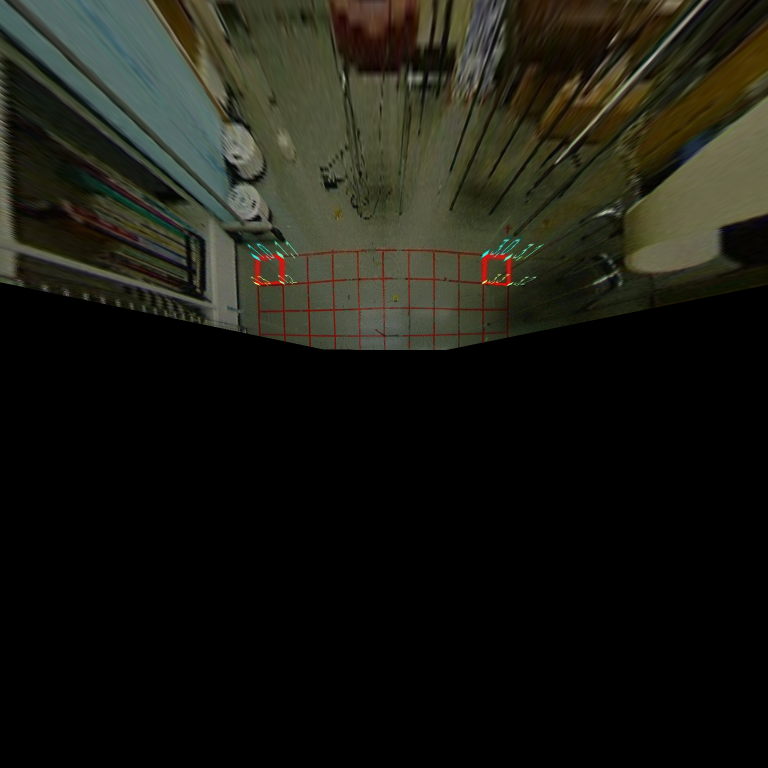
//> input picture CmnIP/data/LightCondition4/01.png, 1536 x 1536 px (shown at 1/2 size)
$ ./sample_histogram_equalizeimage   (built with g++ and OpenCV 4)
//> lines starting //> are read from the running program, lines starting //| are printed output that depends on the picture
// [22 lines of licence text are left out]

#include <iostream>
#include <string>

#include <opencv2/core/core.hpp>
#include <opencv2/imgproc/imgproc.hpp>
#include <opencv2/highgui/highgui.hpp>

#include "histogram/inc/histogram/histogram_headers.hpp"

namespace
{

/** @brief It creates a matrix with probability values in a float container
*/
void create_float_mask()
{
	cv::Mat m(512, 512, CV_32F, cv::Scalar::all(0));
	float min_angle = CV_PI / 4, max_angle = CV_PI / 2, bin_angle = 0.1;
	float min_radius = 0, max_radius = 400, bin_radius = 0.1;
	for (float v = min_radius; v <= max_radius; v += bin_radius)
	{
		for (float a = min_angle; a <= max_angle; a += bin_angle)
		{
			float x = (std::cos)(a)* v + 256;
			float y = (std::sin)(a)* v + 256;
			float prob = (a - min_angle) / (max_angle - min_angle);
			if (y >= 0 && x >= 0 && x < m.cols && y < m.rows) {
				m.at<float>(y, x) = 1 - prob;
			}
		}
	}
	min_angle = 0;
	max_angle = CV_PI / 4;
	for (float v = min_radius; v <= max_radius; v += bin_radius)
	{
		for (float a = min_angle; a <= max_angle; a += bin_angle)
		{
			float x = (std::cos)(a)* v + 256;
			float y = (std::sin)(a)* v + 256;
			float prob = (a - min_angle) / (max_angle - min_angle);
			if (y >= 0 && x >= 0 && x < m.cols && y < m.rows) {
				m.at<float>(y, x) = prob;
			}
		}
	}
	cv::Mat t;
	cv::resize(m, t, cv::Size(1024, 1024));
	cv::imshow("m", m);
	m.convertTo(t, CV_8U, 256);
	cv::imshow("t", t);
	cv::imwrite("t.png", t);
	cv::waitKey();
}


//-----------------------------------------------------------------------------
// [23 lines left out: function combine, not called in this run]


// Test the  light condition equalization with probability mask
void blending_and_probabiliy_mask()
{
	std::string path = "../../data";
	std::string folder = "/LightCondition4";

	//cv::Mat ref = cv::imread(path + folder + "/1.jpg");
	cv::Mat ref = cv::imread(path + folder + "/01.png");
//> ref is the input picture: 1536 rows x 1536 cols, CV_8UC3; mean B, G, R 18.3, 25.7, 25.5
	if (ref.empty()) return;
	char buf[1024];
	sprintf(buf, "/02");
	cv::Mat src = cv::imread(path + folder + buf + ".png");
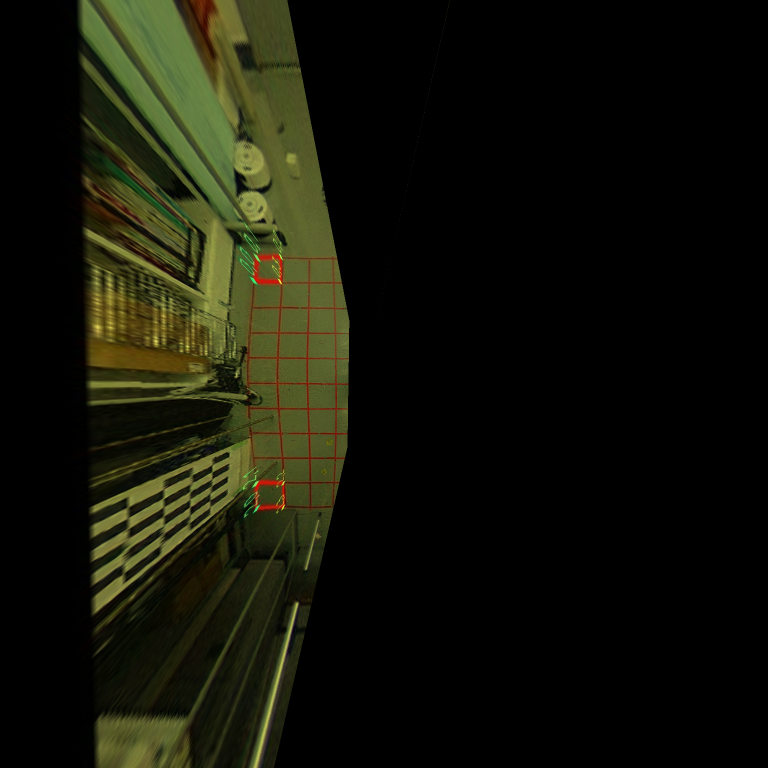
//> input picture CmnIP/data/LightCondition4/02.png, 1536 x 1536 px (shown at 1/2 size)
//> src is the input picture: 1536 rows x 1536 cols, CV_8UC3; mean B, G, R 8.8, 20.1, 19.4
	//cv::Mat src = cv::imread("red.png");
	if (src.empty()) return;

	// Make the source red
	for (int y = 0; y < src.rows; ++y)
	{
		for (int x = 0; x < src.cols; ++x)
		{
			for (int c = 0; c < 2; ++c)
			{
				src.at<cv::Vec3b>(y, x)[c] = 0;
			}
		}
	}
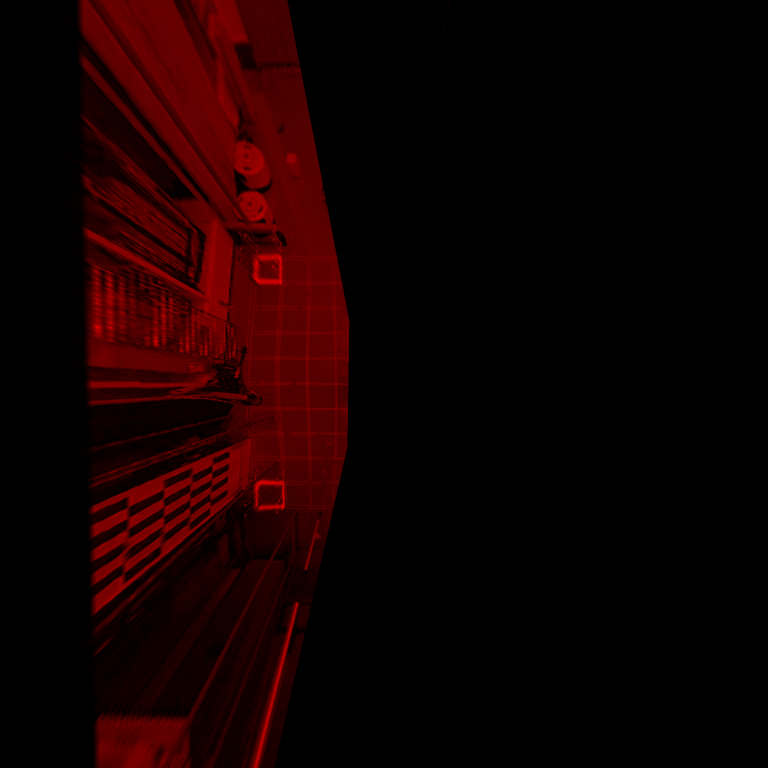
//> src: 1536 rows x 1536 cols, CV_8UC3 (shown at 1/2 size); mean B, G, R 0, 0, 19.4

	cv::imshow("src", src);


	cv::Mat mprob(src.size(), CV_32F, cv::Scalar::all(1));
	cv::Mat mprobneg(src.size(), CV_32F, cv::Scalar::all(0));
	// Set the probability region
	float ymin = 0, ymax = mprob.rows, xmin = 0, xmax = 1000;
//> ymax = 1536
	for (int y = ymin; y < ymax; y++)
	{
		float prob = (float)(y - ymin) / (float)(ymax - ymin);
		for (int x = xmin; x < xmax; x++)
		{
			mprob.at<float>(y, x) = prob;
			mprobneg.at<float>(y, x) = 1 - prob;
		}
	}
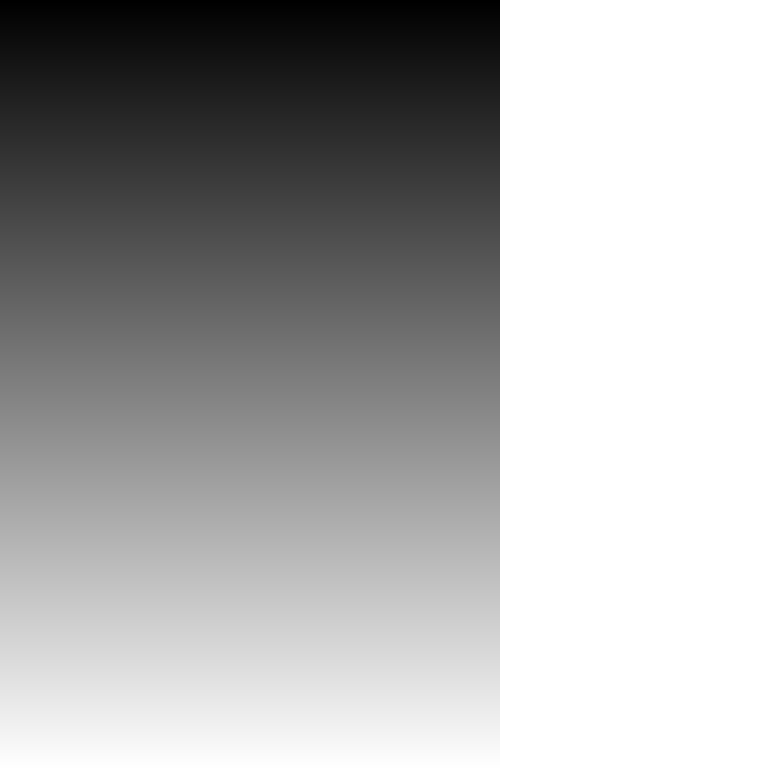
//> mprob: 1536 rows x 1536 cols, CV_32FC1 (shown at 1/2 size); min 0, max 1, mean 0.674
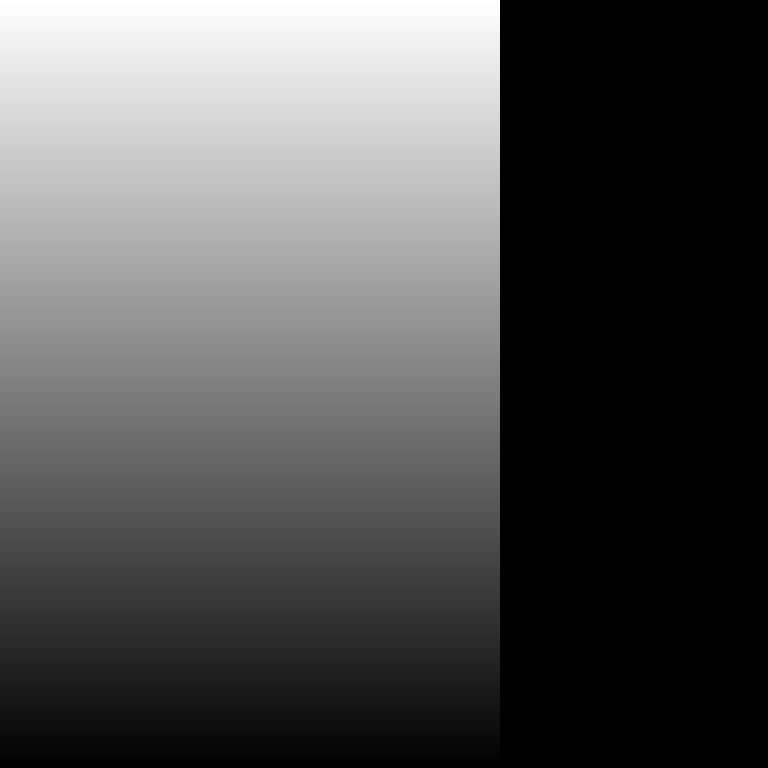
//> mprobneg: 1536 rows x 1536 cols, CV_32FC1 (shown at 1/2 size); min 0, max 1, mean 0.326

	cv::Mat src_copy = src.clone();
	cv::Mat out;
//> (the run ends here: the program needs code that is not available in this run, at `CmnIP::histogram::EqualizeImage::color(src, ref, 0, out, false);`)
